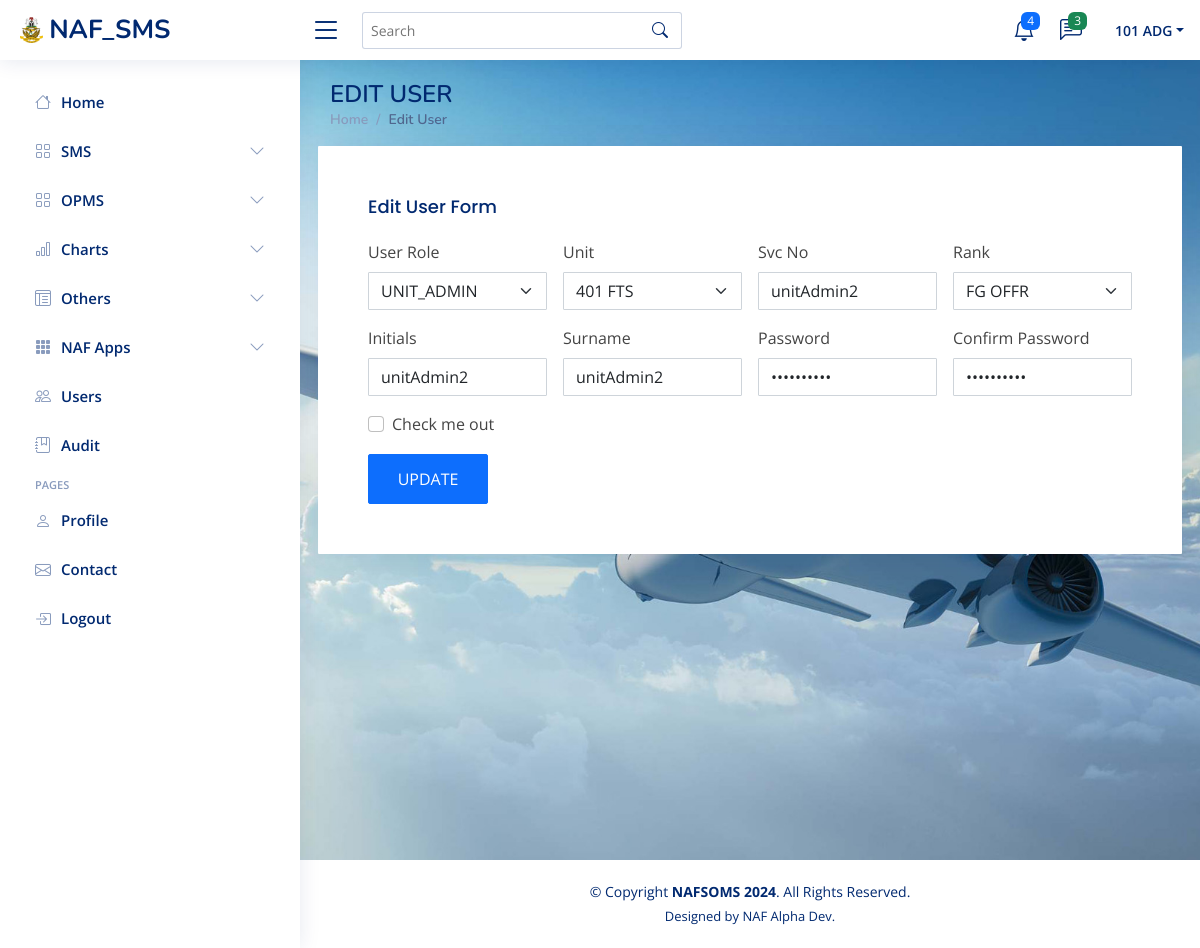
Screenshot of /UNIT_ADMIN/unitAdminEditUser.php?svcNo=unitAdmin2 (signed in) with the database file from the repository.
### tables this page shows
CREATE TABLE `users` (
  `SVC_NO` varchar(20) NOT NULL,
  `RANK` varchar(20) NOT NULL,
  `INITIALS` varchar(20) NOT NULL,
  `SURNAME` varchar(50) NOT NULL,
  `UNIT_CODE` varchar(20) NOT NULL,
  `USER_ROLE` varchar(20) NOT NULL,
  `PASSWORD` varchar(50) NOT NULL
);

### UNIT_ADMIN/unitAdminEditUser.php (the view, shortened to what this page needs)
<?php
include('../Connection.php');
    if(isset($_GET['svcNo'])){
     $svcNo = $_GET['svcNo'];
     $userSQL = "SELECT * FROM users WHERE SVC_NO = '$svcNo'";
     $userResult = mysqli_query($conn, $userSQL);
    while($row = mysqli_fetch_assoc($userResult)){
?>
<!DOCTYPE html>
<html lang="en">
<head>
  <link href="../assets/vendor/bootstrap/css/bootstrap.min.css" rel="stylesheet">
  <link href="../assets/vendor/bootstrap-icons/bootstrap-icons.css" rel="stylesheet">
  <link href="../assets/vendor/boxicons/css/boxicons.min.css" rel="stylesheet">
  <link href="../assets/vendor/quill/quill.snow.css" rel="stylesheet">
  <link href="../assets/vendor/quill/quill.bubble.css" rel="stylesheet">
  <link href="../assets/vendor/remixicon/remixicon.css" rel="stylesheet">
  <link href="../assets/vendor/simple-datatables/style.css" rel="stylesheet">
      <link rel="stylesheet" href="../CSS/styles.css">
  <link href="../assets/css/style.css" rel="stylesheet">
</head>
<body>
  <header id="header" class="header fixed-top d-flex align-items-center">
    <div class="d-flex align-items-center justify-content-between">
      <a href="u" class="logo d-flex align-items-center">
        <img src="../IMAGES/logo.png" id="nafLogo" alt="">
        <span class="d-none d-lg-block">NAF_SMS</span>
      </a>
      <i class="bi bi-list toggle-sidebar-btn"></i>
    </div>
    <div class="search-bar">
      <form method="post" action="unitAdminNewUser" class="search-form d-flex align-items-center">
        <input type="text" name="query" placeholder="Search" title="Enter search keyword">
        <button type="submit" title="Search"><i class="bi bi-search"></i></button>
      </form>
    </div>
    <nav class="header-nav ms-auto">
      <ul class="d-flex align-items-center">
        <li class="nav-item dropdown">
          <a class="nav-link nav-icon" href="#" data-bs-toggle="dropdown">
            <i class="bi bi-bell"></i>
            <span class="badge bg-primary badge-number">4</span>
          </a>
        </li>
        <li class="nav-item dropdown">
          <a class="nav-link nav-icon" href="#" data-bs-toggle="dropdown">
            <i class="bi bi-chat-left-text"></i>
            <span class="badge bg-success badge-number">3</span>
          </a>
        </li>
        <li class="nav-item dropdown pe-3">
          <a class="nav-link nav-profile d-flex align-items-center pe-0" href="#" data-bs-toggle="dropdown">
            <span class="d-none d-md-block dropdown-toggle ps-2"><?php echo ($_SESSION['account']);?></span>
          </a>
        </li>
      </ul>
    </nav>
  </header>
<?php include 'unitAdminSideNavBar.php';?>
<main id="main" class="main"
   style="
    background-image: url('../IMAGES/img1.jpg');
    background-size: cover;
    background-position: center;
    min-height: 100vh;
    zIndex:-1;
    "
>
    <div class="pagetitle">
      <h1>EDIT USER</h1>
      <nav>
        <ol class="breadcrumb">
          <li class="breadcrumb-item"><a href="unitAdminHome">Home</a></li>
          <li class="breadcrumb-item active">Edit User</li>
        </ol>
      </nav>
    </div>
    <section class="section" id="newUserSection">
      <div class="row" style="">
           <div class="card"  style="padding:30px; border-radius:1px;">
            <div class="card-body">
              <h5 class="card-title">Edit User Form</h5>
              <form method="post" action="unitAdminEditUser" class="row g-3">
                 <div class="col-md-3">
                  <label for="userRole" class="form-label">User Role</label>
                  <select id="userRole" name="userRole" class="form-select" style="border-radius:1px;" required>
                    <option value="<?php echo $row['USER_ROLE']; ?>"><?php echo $row['USER_ROLE']; ?></option>
                  </select>
                </div>
                  <div class="col-md-3">
                  <label for="unit" class="form-label">Unit</label>
                  <select id="unit" name="unit" class="form-select" style="border-radius:1px;" required>
                    <option value="<?php echo $row['UNIT_CODE']; ?>"><?php echo $row['UNIT_CODE']; ?></option>
                  </select>
                </div>
                <div class="col-md-3">
                  <label for="svcNo" class="form-label">Svc No</label>
                  <input type="text" style="border-radius:1px;" required value="<?php echo $row['SVC_NO']; ?>" name="svcNo" class="form-control" id="svcNo" placeholder="Enter svc no" readonly style="background-color:#f5f8f9;">
                </div>
                <div class="col-md-3">
                  <label for="rank" class="form-label">Rank</label>
                  <select id="rank" name="rank" class="form-select" style="border-radius:1px;" required>
                     <option value="<?php echo $row['RANK']; ?>"><?php echo $row['RANK']; ?></option>
                  </select>
                </div>
                  <div class="col-md-3">
                  <label for="initials" class="form-label">Initials</label>
                  <input type="text" style="border-radius:1px;" required value="<?php echo $row['INITIALS']; ?>" name="initials" class="form-control" id="initials" placeholder="Enter initials">
                </div>
                  <div class="col-md-3">
                  <label for="surname" class="form-label">Surname</label>
                  <input type="text" style="border-radius:1px;" required value="<?php echo $row['SURNAME']; ?>" name="surname" class="form-control" id="surname" placeholder="Enter surname">
                </div>
                <div class="col-md-3">
                  <label for="password" class="form-label">Password</label>
                  <input type="password" style="border-radius:1px;" required value="<?php echo $row['PASSWORD']; ?>" name="password" class="form-control" id="password" placeholder="Enter password">
                </div>
                  <div class="col-md-3">
                  <label for="confirmPassword" class="form-label">Confirm Password</label>
                  <input type="password" style="border-radius:1px;" required value="<?php echo $row['PASSWORD']; ?>" name="confirmPassword" class="form-control" id="confirmPassword">
                </div>
                <div class="col-12">
                  <div class="form-check">
                    <input class="form-check-input" type="checkbox" id="gridCheck">
                    <label class="form-check-label" for="gridCheck">
                      Check me out
                    </label>
                  </div>
                </div>
                <div class="">
                  <button type="submit" name="update" class="btn btn-primary" style="border-radius:2px; width:120px; height:50px">UPDATE</button>
                </div>
              </form>
            </div>
          </div>
      </div>
    </section>
  </main>
 <?php include 'unitAdminFooter.php'; ?>
 <?php
}}?>

### UNIT_ADMIN/unitAdminSideNavBar.php (shortened to what this page needs)
<?php
if(isset($_SESSION['svcNo']) && isset($_SESSION['password']) && $_SESSION['userRole']=='UNIT_ADMIN') {
?>
  <aside id="sidebar" class="sidebar" style="">
    <ul class="sidebar-nav" id="sidebar-nav">
      <li class="nav-item">
        <a class="nav-link collapsed" href="unitAdminHome">
          <i class="bi bi-house"></i>
          <span>Home</span>
        </a>
      </li>
        <li class="nav-item">
        <a class="nav-link collapsed" data-bs-target="#sms-nav" data-bs-toggle="collapse" href="#">
          <i class="bi bi-grid"></i><span>SMS</span><i class="bi bi-chevron-down ms-auto"></i>
        </a>
      </li>
        <li class="nav-item">
        <a class="nav-link collapsed" data-bs-target="#opms-nav" data-bs-toggle="collapse" href="#">
          <i class="bi bi-grid"></i><span>OPMS</span><i class="bi bi-chevron-down ms-auto"></i>
        </a>
      </li>
           <li class="nav-item">
        <a class="nav-link collapsed" data-bs-target="#charts-nav" data-bs-toggle="collapse" href="#">
          <i class="bi bi-bar-chart"></i><span>Charts</span><i class="bi bi-chevron-down ms-auto"></i>
        </a>
      </li>
      <li class="nav-item">
        <a class="nav-link collapsed" data-bs-target="#tables-nav" data-bs-toggle="collapse" href="#">
          <i class="bi bi-layout-text-window-reverse"></i><span>Others</span><i class="bi bi-chevron-down ms-auto"></i>
        </a>
      </li>
      <li class="nav-item">
        <a class="nav-link collapsed" data-bs-target="#forms-nav" data-bs-toggle="collapse" href="#">
          <i class="bi bi-grid-3x3-gap-fill"></i><span>NAF Apps</span><i class="bi bi-chevron-down ms-auto"></i>
        </a>
      </li>
      <li class="nav-item">
        <a class="nav-link collapsed" href="unitAdminUsers">
          <i class="bi bi-people"></i>
          <span>Users</span>
        </a>
      </li>
       <li class="nav-item">
        <a class="nav-link collapsed" href="unitAdminAuditTrail">
          <i class="bi bi-journal-bookmark"></i>
          <span>Audit</span>
        </a>
      </li>
      <li class="nav-heading">Pages</li>
      <li class="nav-item">
        <a class="nav-link collapsed" href="unitAdminUserProfile">
          <i class="bi bi-person"></i>
          <span>Profile</span>
        </a>
      </li>
      <li class="nav-item">
        <a class="nav-link collapsed" href="unitAdminContact">
          <i class="bi bi-envelope"></i>
          <span>Contact</span>
        </a>
      </li>
      <li class="nav-item">
        <a class="nav-link collapsed" href="../logout">
          <i class="bi bi-box-arrow-in-right"></i>
          <span>Logout</span>
        </a>
      </li>
    </ul>
  </aside>
<?php
}else{
    header("Location: ../login");
    exit();
}
?>

### UNIT_ADMIN/unitAdminFooter.php (shortened to what this page needs)
  <footer id="footer" class="footer" style="background-color:white; color:black; border:1px solid white;">
    <div class="copyright">
      &copy; Copyright <strong><span>NAFSOMS 2024</span></strong>. All Rights Reserved.
    </div>
    <div class="credits">
      Designed by NAF Alpha Dev.
    </div>
  </footer>
</body>
</html>

### assets/css/style.css (style rules this page uses)
:root { scroll-behavior: smooth; }
body { font-family: "Open Sans", sans-serif; background: #f6f9ff; color: #444444; }
a { color: #4154f1; text-decoration: none; }
h1, h2, h3, h4, h5, h6 { font-family: "Nunito", sans-serif; }
#main { margin-top: 60px; padding: 20px 30px; transition: all 0.3s; }
.pagetitle { margin-bottom: 10px; }
.pagetitle h1 { font-size: 24px; margin-bottom: 0; font-weight: 600; color: #012970; }
.card { margin-bottom: 30px; border: none; border-radius: 5px; box-shadow: 0px 0 30px rgba(1, 41, 112, 0.1); }
.card-title { padding: 20px 0 15px 0; font-size: 18px; font-weight: 500; color: #012970; font-family: "Poppins", sans-serif; }
.card-body { padding: 0 20px 20px 20px; }
.breadcrumb { font-size: 14px; font-family: "Nunito", sans-serif; color: #899bbd; font-weight: 600; }
.breadcrumb a { color: #899bbd; transition: 0.3s; }
.breadcrumb .breadcrumb-item::before { color: #899bbd; }
.breadcrumb .active { color: #51678f; font-weight: 600; }
.logo { line-height: 1; }
@media (min-width: 1200px) { .logo { width: 280px; } }
.logo img { max-height: 26px; margin-right: 6px; }
.logo span { font-size: 26px; font-weight: 700; color: #012970; font-family: "Nunito", sans-serif; }
.header { transition: all 0.5s; z-index: 997; height: 60px; box-shadow: 0px 2px 20px rgba(1, 41, 112, 0.1); background-color: #fff; padding-left: 20px; }
.header .toggle-sidebar-btn { font-size: 32px; padding-left: 10px; cursor: pointer; color: #012970; }
.header .search-bar { min-width: 360px; padding: 0 20px; }
.header .search-form { width: 100%; }
.header .search-form input { border: 0; font-size: 14px; color: #012970; border: 1px solid rgba(1, 41, 112, 0.2); padding: 7px 38px 7px 8px; border-radius: 3px; transition: 0.3s; width: 100%; }
.header .search-form button { border: 0; padding: 0; margin-left: -30px; background: none; }
.header .search-form button i { color: #012970; }
.header-nav ul { list-style: none; }
.header-nav>ul { margin: 0; padding: 0; }
.header-nav .nav-icon { font-size: 22px; color: #012970; margin-right: 25px; position: relative; }
.header-nav .nav-profile { color: #012970; }
.header-nav .nav-profile span { font-size: 14px; font-weight: 600; }
.header-nav .badge-number { position: absolute; inset: -2px -5px auto auto; font-weight: normal; font-size: 12px; padding: 3px 6px; }
.sidebar { position: fixed; top: 60px; left: 0; bottom: 0; width: 300px; z-index: 996; transition: all 0.3s; padding: 20px; overflow-y: auto; scrollbar-width: thin; scrollbar-color: #aab7cf transparent; box-shadow: 0px 0px 20px rgba(1, 41, 112, 0.1); background-color: #fff; }
@media (min-width: 1200px) { #main, #footer { margin-left: 300px; } }
.sidebar-nav { padding: 0; margin: 0; list-style: none; }
.sidebar-nav li { padding: 0; margin: 0; list-style: none; }
.sidebar-nav .nav-item { margin-bottom: 5px; }
.sidebar-nav .nav-heading { font-size: 11px; text-transform: uppercase; color: #899bbd; font-weight: 600; margin: 10px 0 5px 15px; }
.sidebar-nav .nav-link { display: flex; align-items: center; font-size: 15px; font-weight: 600; color: #4154f1; transition: 0.3; background: #f6f9ff; padding: 10px 15px; border-radius: 4px; }
.sidebar-nav .nav-link i { font-size: 16px; margin-right: 10px; color: #4154f1; }
.sidebar-nav .nav-link.collapsed { color: #012970; background: #fff; }
.sidebar-nav .nav-link.collapsed i { color: #899bbd; }
.sidebar-nav .nav-link .bi-chevron-down { margin-right: 0; transition: transform 0.2s ease-in-out; }
.footer { padding: 20px 0; font-size: 14px; transition: all 0.3s; border-top: 1px solid #cddfff; }
.footer .copyright { text-align: center; color: #012970; }
.footer .credits { padding-top: 5px; text-align: center; font-size: 13px; color: #012970; }

### rows the page displays
users: userRole "UNIT_ADMIN", unit "401 FTS", svcNo "unitAdmin2", rank "FG OFFR", initials "unitAdmin2", surname "unitAdmin2"
